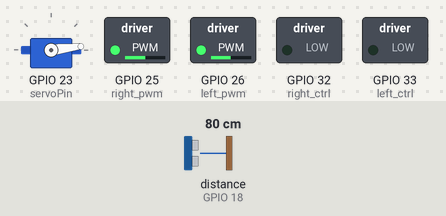
Bench run of a sketch on a simulated ESP32. Parts: servo, switched loads named in the sketch (green lamp = pin HIGH). Wiring (inferred from the names in the program): ultrasonic range finder: trigger GPIO 5; echo GPIO 18. The inputs (shaded band) are chosen by the test bench; at power-on: distance to the obstacle (sensor on GPIO 18) 80 cm. The echo pulse lasts 58.3 µs per cm; pins used as bus, display or sensor lines are not drawn.

Above: at 1.5 s.
1.6 s: distance to the obstacle (sensor on GPIO 18) set to 4 cm
3.1 s: distance to the obstacle (sensor on GPIO 18) set to 2 cm
At 6.1 s:
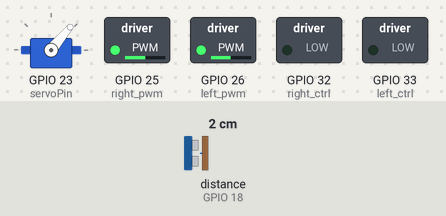
At 12.6 s:
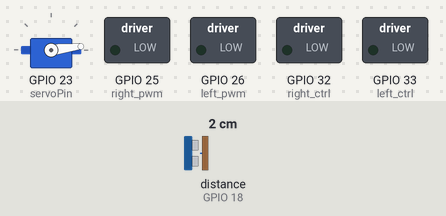
Timing chart, 0 to 32.5 s (numbered marks = the images above; inputs shaded):
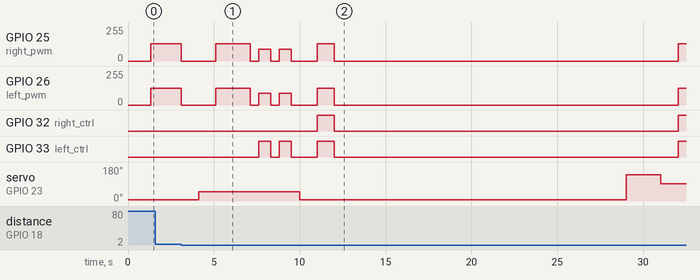

Measured:
- the behaviour switches between 3 and 2 cm on distance to the obstacle (sensor on GPIO 18) (found by bisection; images 0 and 1)
- after the input at 1.6 s, every drawn part: stays the same
- after the input at 3.1 s, GPIO 25 (right_pwm): 129/255 → 0/255 at once, → 129/255 2.0 s later, → 0/255 2.0 s later, → 90/255 0.50 s later, … (10 changes in this stretch); GPIO 26 (left_pwm): 125/255 → 0/255 at once, → 125/255 2.0 s later, → 0/255 2.0 s later, → 90/255 0.50 s later, … (10 changes in this stretch)

The sketch:

manipulation.ino
```cpp
#include <ESP32Servo.h>

//motor
#define left_ctrl  33  //define direction control pins of the left motor as gpio33
#define left_pwm  26   //define PWM control pins of the left motor as gpio26.
#define right_ctrl  32 //define direction control pins of the right motor as gpio32.
#define right_pwm  25  //define PWM control pins of the right motor as gpio25

//ultrasonic sensor
#define TRIG_PIN 5 // Define the signal input of the ultrasonic sensor as gpio5.
#define ECHO_PIN 18 // Define the signal output of the ultrasonic sensor as gpio18.
long distance;//define three distance

Servo myservo;  // create servo object to control a servo
int servoPin = 23; // Servo motor pin

void setup() {
  pinMode(left_ctrl,OUTPUT); //set control pins of the left motor to OUTPUT
  ledcAttach(left_pwm, 1200, 8); //Set the frequency of left_pwm pin to 1200, PWM resolution to 8 that duty cycle is 256.
  pinMode(right_ctrl,OUTPUT); //set direction control pins of the right motor to OUTPUT..
  ledcAttach(right_pwm, 1200, 8); //Set the frequency of right_pwm pin to 1200, PWM resolution to 8 that duty cycle is 256.

  pinMode(TRIG_PIN,OUTPUT); //set TRIG_PIN to OUTPUT.
  pinMode(ECHO_PIN,INPUT); //set ECHO_PIN to INPUT.

  myservo.setPeriodHertz(50);           // standard 50 hz servo
  myservo.attach(servoPin, 500, 2500);  // attaches the servo on servoPin to the servo object
  myservo.write(7);
  delay(300);
}
void loop() {

  myservo.write(7);
  delay(1000);

  distance = checkdistance();
  while(distance > 2){
    car_front();
    distance = checkdistance();
  }

  car_Stop();
  delay(1000);

  myservo.write(50);
  delay(1000);

  car_front();
  delay(2000);
  car_Stop();
  delay(500);

  car_left();
  delay(700);
  car_Stop();
  delay(500);
  car_left();
  delay(700);
  car_Stop();
  delay(500);

  myservo.write(7);
  delay(1000);

  car_back();
  delay(1000);
  car_Stop();

  //secondo
  delay(15000);

  myservo.write(7);
  delay(1000);


  distance = checkdistance(); //Get the value of ultrasonic distance
  while(distance > 8){
    car_front();
    distance = checkdistance();
  }
  car_Stop();
  delay(1000);

  myservo.write(140);
  delay(1000);

  distance = checkdistance();
  while(distance > 2){
    car_front();
    distance = checkdistance();
  }

  car_Stop();
  delay(1000);

  myservo.write(92);
  delay(1000);

  car_back();
  delay(1000);
  car_Stop();

  //terzo
  delay(15000);

  myservo.write(7);
  delay(1000);

  /*distance = checkdistance();
  while(distance > 2){
    car_front();
    distance = checkdistance();
  }

  car_Stop();
  delay(1000);

  myservo.write(100);
  delay(1000);*/

  /*distance = checkdistance();
  while(distance > 12){
    car_front();
    distance = checkdistance();
  }*/

  car_front();
  delay(2000);

  car_Stop();
  delay(1000);

  myservo.write(30);
  delay(1000);

  car_right();
  delay(250);
  car_Stop();
  delay(500);
  car_right();
  delay(250);
  car_Stop();
  delay(500);

  /*distance = checkdistance();
  while(distance > 12){
    car_front();
    distance = checkdistance();
  }*/

  car_front();
  delay(1500);

  car_Stop();
  delay(1000);

  car_left();
  delay(250);
  car_Stop();
  delay(500);
  car_left();
  delay(250);
  car_Stop();
  delay(500);

  /*distance = checkdistance();
  while(distance > 12){
    car_front();
    distance = checkdistance();
  }*/

  car_front();
  delay(2000);

  car_Stop();
  delay(1000);

  myservo.write(7);
  delay(1000);

  car_back();
  delay(1000);
  car_Stop();

  while(true);

}

float checkdistance() {
  digitalWrite(TRIG_PIN, LOW);
  delayMicroseconds(2);
  digitalWrite(TRIG_PIN, HIGH);
  delayMicroseconds(10);
  digitalWrite(TRIG_PIN, LOW);
  float distance = pulseIn(ECHO_PIN, HIGH) / 58.00;
  delay(10);
  return distance;
}

void car_front()//define the state of going forward
{
  digitalWrite(right_ctrl,LOW); //set control pins of the right motor to LOW.
  ledcWrite(right_pwm, 130); //the right motor outputs PWM 100
  digitalWrite(left_ctrl,LOW); //set direction control pins of the left motor to LOW.
  ledcWrite(left_pwm, 125); //the left motor outputs PWM 100
}
void car_back()//define the state of going back
{
  digitalWrite(left_ctrl,HIGH); //set direction control pins of the left motor to HIGH..
  ledcWrite(left_pwm, 125); //the left motor outputs PWM 100
  digitalWrite(right_ctrl,HIGH); //set control pins of the right motor to HIGH..
  ledcWrite(right_pwm, 130); //the right motor outputs PWM 100
}
void car_left()//define the state of turning left
{
  digitalWrite(left_ctrl,HIGH); //set direction control pins of the left motor to HIGH..
  ledcWrite(left_pwm, 90); //the left motor outputs PWM 100
  digitalWrite(right_ctrl,LOW); //set control pins of the right motor to LOW.
  ledcWrite(right_pwm, 90); //the right motor outputs PWM 100
}
void car_right()//define the state of turning right
{
  digitalWrite(left_ctrl,LOW); //set direction control pins of the left motor to LOW.
  ledcWrite(left_pwm, 90); //the left motor outputs PWM 100
  digitalWrite(right_ctrl,HIGH); //set control pins of the right motor to HIGH..
  ledcWrite(right_pwm, 90); //the right motor outputs PWM 100

}
void car_Stop()//define the state of stopping
{
  digitalWrite(left_ctrl,LOW);//set direction control pins of the left motor to LOW.
  ledcWrite(left_pwm, 0); //the left motor outputs PWM 0
  digitalWrite(right_ctrl,LOW);//set control pins of the right motor to LOW.
  ledcWrite(right_pwm, 0); //the right motor outputs PWM 0
}

void car_left1()//define the state of turning left
{
  digitalWrite(left_ctrl,HIGH); //set direction control pins of the left motor to HIGH..
  ledcWrite(left_pwm, 90); //the left motor outputs PWM 100
  digitalWrite(right_ctrl,LOW); //set control pins of the right motor to LOW.
  ledcWrite(right_pwm, 90); //the right motor outputs PWM 100
}
void car_right1()//define the state of turning right
{
  digitalWrite(left_ctrl,LOW); //set direction control pins of the left motor to LOW.
  ledcWrite(left_pwm, 90); //the left motor outputs PWM 100
  digitalWrite(right_ctrl,HIGH); //set control pins of the right motor to HIGH..
  ledcWrite(right_pwm, 90); //the right motor outputs PWM 100

}
```
